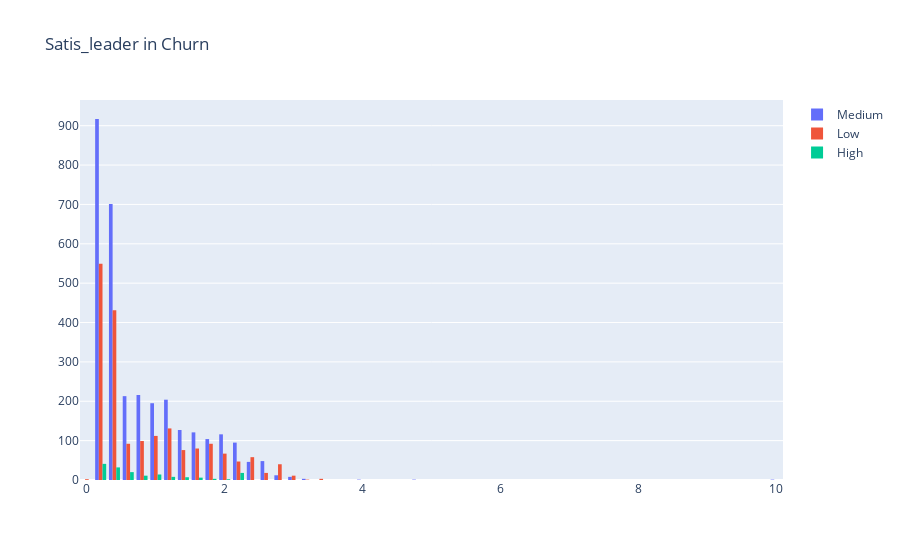

Notebook code for this chart:
### Code cell
fig = go.Figure(data=[
    go.Histogram(x=data[data.Churn_risk == "medium"].Satis_leader,nbinsx=50, name="Medium"),
    go.Histogram(x=data[data.Churn_risk == "low"].Satis_leader,nbinsx=50, name="Low"),
    go.Histogram(x=data[data.Churn_risk == "high"].Satis_leader,nbinsx=50, name="High")
])

fig.update_layout(title_text="Satis_leader in Churn")
fig.show()

### Figure 1 — Plotly figure (JSON) as saved in the notebook; plotly's stock layout.template omitted (floating-point values rounded to 4 significant figures; data arrays with more than 128 entries replaced by an {"elided": "..."} marker saying what was removed)
{"data": [{"name": "Medium", "nbinsx": 50, "type": "histogram", "x": {"elided": "3129 float values"}}, {"name": "Low", "nbinsx": 50, "type": "histogram", "x": {"elided": "1909 float values"}}, {"name": "High", "nbinsx": 50, "type": "histogram", "x": {"elided": "162 float values"}}], "layout": {"title": {"text": "Satis_leader in Churn"}}}
